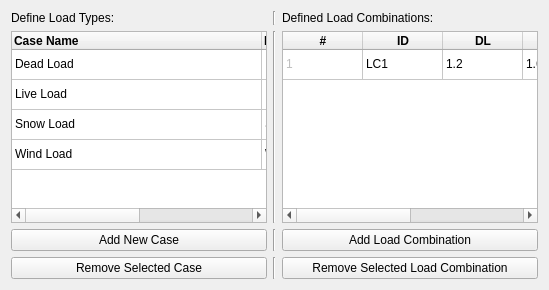
          <widget class="QWidget" name="Load_Combinations">
           <attribute name="title">
            <string>Load Combinations</string>
           </attribute>
           <layout class="QVBoxLayout" name="verticalLayout_6">
            <item>
             <layout class="QGridLayout" name="Load_combination_layout">
              <item row="0" column="0">
               <widget class="QLabel" name="label">
                <property name="text">
                 <string>Define Load Types:</string>
                </property>
               </widget>
              </item>
              <item row="0" column="2">
               <widget class="QLabel" name="LoadCobinationNamesLabel">
                <property name="text">
                 <string>Defined Load Combinations:</string>
                </property>
               </widget>
              </item>
              <item row="3" column="0">
               <widget class="QPushButton" name="LoadTypeRemove">
                <property name="text">
                 <string>Remove Selected Case</string>
                </property>
               </widget>
              </item>
              <item row="2" column="0">
               <widget class="QPushButton" name="LoadTypeAdd">
                <property name="text">
                 <string>Add New Case</string>
                </property>
               </widget>
              </item>
              <item row="1" column="0">
               <widget class="QTableWidget" name="LoadTypeTable">
                <property name="showGrid">
                 <bool>true</bool>
                </property>
                <attribute name="horizontalHeaderDefaultSectionSize">
                 <number>250</number>
                </attribute>
                <attribute name="verticalHeaderVisible">
                 <bool>false</bool>
                </attribute>
                <row>
                 <property name="text">
                  <string>New Row</string>
                 </property>
                </row>
                <row>
                 <property name="text">
                  <string>New Row</string>
                 </property>
                </row>
                <row>
                 <property name="text">
                  <string>New Row</string>
                 </property>
                </row>
                <row>
                 <property name="text">
                  <string>New Row</string>
                 </property>
                </row>
                <column>
                 <property name="text">
                  <string>Case Name</string>
                 </property>
                 <property name="font">
                  <font>
                   <weight>75</weight>
                   <bold>true</bold>
                  </font>
                 </property>
                 <property name="textAlignment">
                  <set>AlignLeft|AlignVCenter</set>
                 </property>
                </column>
                <column>
                 <property name="text">
                  <string>ID</string>
                 </property>
                 <property name="font">
                  <font>
                   <weight>75</weight>
                   <bold>true</bold>
                  </font>
                 </property>
                 <property name="textAlignment">
                  <set>AlignLeft|AlignVCenter</set>
                 </property>
                </column>
                <item row="0" column="0">
                 <property name="text">
                  <string>Dead Load</string>
                 </property>
                 <property name="flags">
                  <set>ItemIsDragEnabled|ItemIsUserCheckable|ItemIsEnabled</set>
                 </property>
                </item>
                <item row="0" column="1">
                 <property name="text">
                  <string>DL</string>
                 </property>
                 <property name="flags">
                  <set>ItemIsDragEnabled|ItemIsUserCheckable|ItemIsEnabled</set>
                 </property>
                </item>
                <item row="1" column="0">
                 <property name="text">
                  <string>Live Load</string>
                 </property>
                 <property name="flags">
                  <set>ItemIsDragEnabled|ItemIsUserCheckable|ItemIsEnabled</set>
                 </property>
                </item>
                <item row="1" column="1">
                 <property name="text">
                  <string>LL</string>
                 </property>
                 <property name="flags">
                  <set>ItemIsDragEnabled|ItemIsUserCheckable|ItemIsEnabled</set>
                 </property>
                </item>
                <item row="2" column="0">
                 <property name="text">
                  <string>Snow Load</string>
                 </property>
                 <property name="flags">
                  <set>ItemIsDragEnabled|ItemIsUserCheckable|ItemIsEnabled</set>
                 </property>
                </item>
                <item row="2" column="1">
                 <property name="text">
                  <string>SL</string>
                 </property>
                 <property name="flags">
                  <set>ItemIsDragEnabled|ItemIsUserCheckable|ItemIsEnabled</set>
                 </property>
                </item>
                <item row="3" column="0">
                 <property name="text">
                  <string>Wind Load</string>
                 </property>
                 <property name="flags">
                  <set>ItemIsDragEnabled|ItemIsUserCheckable|ItemIsEnabled</set>
                 </property>
                </item>
                <item row="3" column="1">
                 <property name="text">
                  <string>WL</string>
                 </property>
                 <property name="flags">
                  <set>ItemIsDragEnabled|ItemIsUserCheckable|ItemIsEnabled</set>
                 </property>
                </item>
               </widget>
              </item>
              <item row="3" column="2">
               <widget class="QPushButton" name="LoadCombinationRemove">
                <property name="text">
                 <string>Remove Selected Load Combination</string>
                </property>
               </widget>
              </item>
              <item row="2" column="2">
               <widget class="QPushButton" name="LoadCombinationAdd">
                <property name="text">
                 <string>Add Load Combination</string>
                </property>
               </widget>
              </item>
              <item row="1" column="2">
               <widget class="QTableWidget" name="LoadCombinationTable">
                <attribute name="horizontalHeaderDefaultSectionSize">
                 <number>80</number>
                </attribute>
                <attribute name="verticalHeaderVisible">
                 <bool>false</bool>
                </attribute>
                <row>
                 <property name="text">
                  <string>New Row</string>
                 </property>
                </row>
                <column>
                 <property name="text">
                  <string>#</string>
                 </property>
                 <property name="font">
                  <font>
                   <weight>75</weight>
                   <bold>true</bold>
                  </font>
                 </property>
                 <property name="textAlignment">
                  <set>AlignHCenter|AlignVCenter|AlignCenter</set>
                 </property>
                </column>
                <column>
                 <property name="text">
                  <string>ID</string>
                 </property>
                 <property name="font">
                  <font>
                   <weight>75</weight>
                   <bold>true</bold>
                  </font>
                 </property>
                 <property name="textAlignment">
                  <set>AlignHCenter|AlignVCenter|AlignCenter</set>
                 </property>
                </column>
                <column>
                 <property name="text">
                  <string>DL</string>
                 </property>
                 <property name="font">
                  <font>
                   <weight>75</weight>
                   <bold>true</bold>
                  </font>
                 </property>
                 <property name="textAlignment">
                  <set>AlignHCenter|AlignVCenter|AlignCenter</set>
                 </property>
                </column>
                <column>
                 <property name="text">
                  <string>LL</string>
                 </property>
                 <property name="font">
                  <font>
                   <weight>75</weight>
                   <bold>true</bold>
                  </font>
                 </property>
                 <property name="textAlignment">
                  <set>AlignHCenter|AlignVCenter|AlignCenter</set>
                 </property>
                </column>
                <column>
                 <property name="text">
                  <string>SL</string>
                 </property>
                 <property name="font">
                  <font>
                   <weight>75</weight>
                   <bold>true</bold>
                  </font>
                 </property>
                 <property name="textAlignment">
                  <set>AlignHCenter|AlignVCenter|AlignCenter</set>
                 </property>
                </column>
                <column>
                 <property name="text">
                  <string>WL</string>
                 </property>
                 <property name="font">
                  <font>
                   <weight>75</weight>
                   <bold>true</bold>
                  </font>
                 </property>
                 <property name="textAlignment">
                  <set>AlignHCenter|AlignVCenter|AlignCenter</set>
                 </property>
                </column>
                <item row="0" column="0">
                 <property name="text">
                  <string>1</string>
                 </property>
                 <property name="textAlignment">
                  <set>AlignLeft|AlignVCenter</set>
                 </property>
                 <property name="flags">
                  <set>ItemIsDragEnabled|ItemIsUserCheckable</set>
                 </property>
                </item>
                <item row="0" column="1">
                 <property name="text">
                  <string>LC1</string>
                 </property>
                </item>
                <item row="0" column="2">
                 <property name="text">
                  <string>1.2</string>
                 </property>
                </item>
                <item row="0" column="3">
                 <property name="text">
                  <string>1.6</string>
                 </property>
                </item>
                <item row="0" column="4">
                 <property name="text">
                  <string>0</string>
                 </property>
                </item>
                <item row="0" column="5">
                 <property name="text">
                  <string>0</string>
                 </property>
                </item>
               </widget>
              </item>
              <item row="1" column="1">
               <widget class="Line" name="line_2">
                <property name="orientation">
                 <enum>Qt::Vertical</enum>
                </property>
               </widget>
              </item>
              <item row="2" column="1">
               <widget class="Line" name="line_3">
                <property name="orientation">
                 <enum>Qt::Vertical</enum>
                </property>
               </widget>
              </item>
              <item row="3" column="1">
               <widget class="Line" name="line_4">
                <property name="orientation">
                 <enum>Qt::Vertical</enum>
                </property>
               </widget>
              </item>
              <item row="0" column="1">
               <widget class="Line" name="line_5">
                <property name="orientation">
                 <enum>Qt::Vertical</enum>
                </property>
               </widget>
              </item>
             </layout>
            </item>
           </layout>
          </widget>
